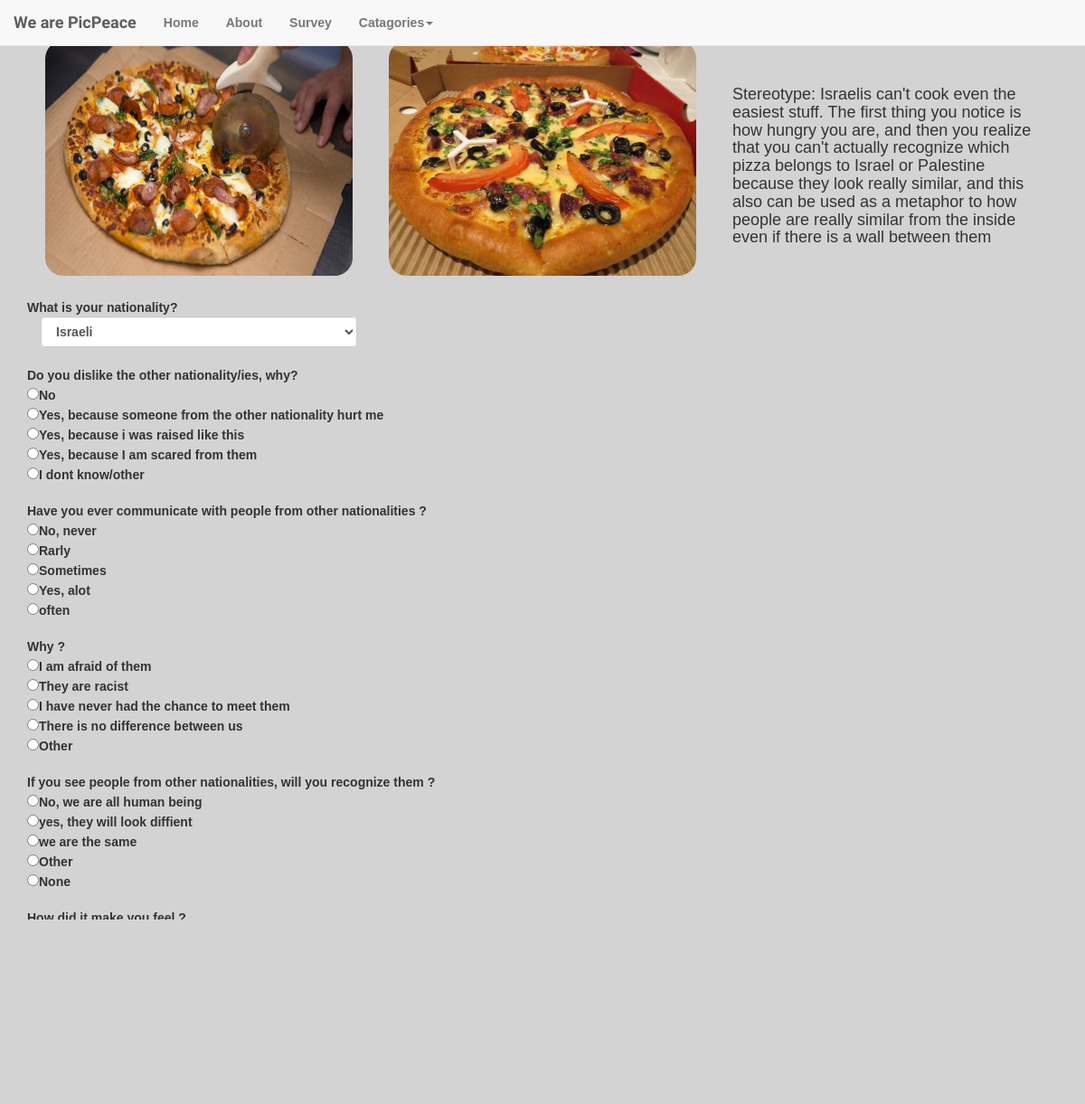
The app's page /food/pictures/2 with its own data.
### database_setup.py (models this page shows)
class Picture(Base):
    __tablename__ = 'picture'
    id = Column(Integer, primary_key=True)
    path = Column(String)
    category = Column(String)
    cover = Column(Boolean)
    discription=Column(String)

class Question(Base):
    __tablename__ = 'question'
    id = Column(Integer, primary_key=True)
    text = Column(String(15))
    a1 = Column(String(30))
    a2 = Column(String(60))
    a3 = Column(String(30))
    a4 = Column(String(30))
    a5 = Column(String(30))

### web_app.py (the view)
@app.route('/<string:category_name>/pictures/<int:pic_id>')
def pictures(category_name,pic_id):
    or_condition = or_(Pair.pic1_id==pic_id, Pair.pic2_id==pic_id)
    pair=session.query(Pair).filter(or_condition).first()
    pic1=session.query(Picture).filter_by(id=pair.pic1_id).first()
    pic2=session.query(Picture).filter_by(id=pair.pic2_id).first()
    questions=session.query(Question).all()
    return render_template('picture.html', pair_id=pair.id, pic1=pic1,pic2=pic2, questions=questions, pair_discription=pic1.discription)

### templates/picture.html (shortened to what this page needs)
<!DOCTYPE html>
<html>
<head>
  <link rel="stylesheet" href="http://maxcdn.bootstrapcdn.com/bootstrap/3.3.6/css/bootstrap.min.css">
  <link rel="stylesheet" type="text/css" href="{{ url_for('static', filename='styles.css') }}">
</head>
<body>
       <nav class="navbar navbar-default navbar-fixed-top">
        <div class="container-fluid">
          <div class="navbar-header">
            <a class="navbar-brand" href="#">We are PicPeace</a>
          </div>
          <div id="navbar" class="navbar-collapse collapse">
            <ul class="nav navbar-nav">
              <li><a href="{{ url_for('main_page') }}">Home</a></li>
              <li><a href="{{ url_for('aboutus') }}">About</a></li>
              <li><a href="{{ url_for('survey') }}">Survey</a></li>
              <li class="dropdown">
                <a href="#" class="dropdown-toggle" data-toggle="dropdown" role="button" aria-haspopup="true" aria-expanded="false">Catagories<span class="caret"></span></a>
              </li>
            </ul>
          </div>
        </div>
      </nav>
<br><br>
<div class="container">
<div class="container-fluid">
<div class="row">
  <div class="col-sm-6 col-md-4">
    <div class="thumbnail transparent">
      <img src="{{url_for ('static' , filename=pic1.path)}}" class="web_app_img">
    </div>
  </div>
  <div class="col-sm-6 col-md-4">
    <div class="thumbnail transparent">
      <img src="{{url_for ('static' , filename=pic2.path)}}" class="web_app_img">
    </div>
  </div>
  <div class="col-sm-6 col-md-4">
    <div class="thumbnail transparent" style="font-size:200%">
    <br>
      <h4>{{pair_discription}}</h4>
    </div>
  </div>
  </div>
</div>
<form action="{{url_for('submit_answers', pair_id=pair_id)}}" method="Post">
What is your nationality?<br>
            <div class="form-group">
  <div class="col-md-4">
    <select id="selectbasic" name="nationality" class="form-control">
      <option value="Israeli">Israeli</option>
    </select>
  </div>
</div>
<br><br>
{%for q in questions%}
{{q.text}}
<br><input type="radio" name="{{q.id}}" value="a1">{{q.a1}}<br>
<input type="radio" name="{{q.id}}" value="a2">{{q.a2}}<br>
<input type="radio" name="{{q.id}}" value="a3">{{q.a3}}<br>
<input type="radio" name="{{q.id}}" value="a4">{{q.a4}}<br>
<input type="radio" name="{{q.id}}" value="a5">{{q.a5}}<br><br>
{%endfor%}
<br>
<input type="submit" name="submit">
</form>
</div>
<br>
</body>
</html>

### static/styles.css (style rules this page uses)
body, html { font-family: 'Ubuntu', sans-serif; font-weight: bold; background: url("http://www.pixeden.com/media/k2/galleries/165/001-subtle-light-pattern-background-texture-vol5.jpg") no-repeat fixed center; background-size:cover; height: 100%; background-repeat: no-repeat; background-color: #d3d3d3; padding-top: 0px; }
.transparent { background-color: transparent; border-color: transparent; }
.thumbnail > .web_app_img { width: 500px; height:260px; border-radius: 20px; }
.navbar-brand { font-family: 'Shadows Into Light Two', cursive; }

### records on screen
Picture: path (picture), discription "Stereotype: Israelis can't cook even the easiest stuff. The first thing you notice is how hungry you are, and then you realize that you can't actually recognize which pizza belongs to Israel or Palestine because they look really similar, and this also can be used as a metaphor to how people are really similar from the inside even if there is a wall between them"
Picture: path (picture)
Question: text "Do you dislike the other nationality/ies, why?", a1 "No", a2 "Yes, because someone from the other nationality hurt me", a3 "Yes, because i was raised like this", a4 "Yes, because I am scared from them", a5 "I dont know/other"
Question: text "Have you ever communicate with people from other nationalities ?", a1 "No, never", a2 "Rarly", a3 "Sometimes", a4 "Yes, alot", a5 "often"
Question: text "Why ?", a1 "I am afraid of them", a2 "They are racist", a3 "I have never had the chance to meet them", a4 "There is no difference between us", a5 "Other"
Question: text "If you see people from other nationalities, will you recognize them ?", a1 "No, we are all human being", a2 "yes, they will look diffient", a3 "we are the same", a4 "Other", a5 "None"
Question: text "How did it make you feel ?"
